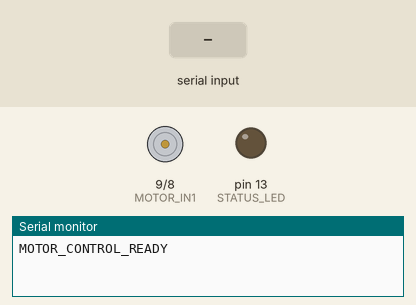
Simulated run of this sketch. Board: Arduino Uno, built with avr-gcc and run on an emulated ATmega328P. Parts: motor-driver pin pairs drawn as motors (green arrow = first pin HIGH = forward, orange = second pin HIGH = backward, longer = more drive, scaled by the enable pin), output pins drawn as LEDs (lit = HIGH), the last lines printed to the serial monitor. Inputs (shaded band) come from the test bench.

Above: at 1.8 s.
1.9 s: "M\n" received over Serial
At 4.7 s:
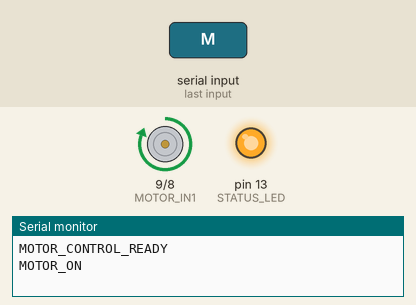
4.9 s: byte 83 ('S') received over Serial
At 6.1 s:
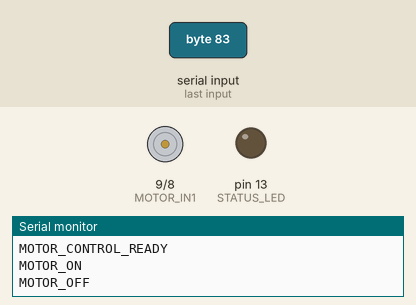
7.9 s: "1\n" received over Serial
At 8.05 s:
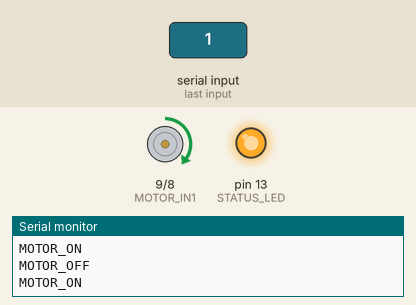
10.9 s: "S\n" received over Serial
At 11.8 s:
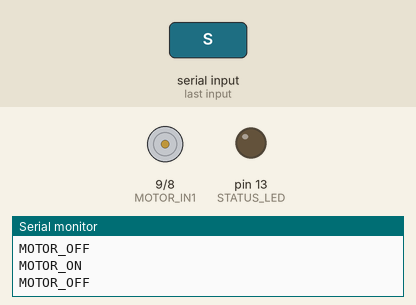
Timing chart, 0 to 13.4 s (numbered marks = the images above; inputs shaded):
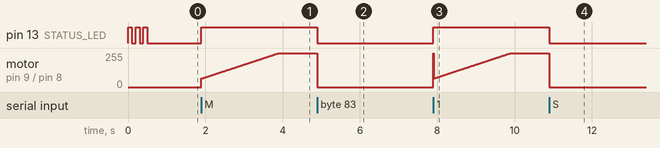

Measured:
- after the input at 1.9 s, pin 13 (STATUS_LED): LOW → HIGH at once; motor on pin 9 (MOTOR_IN1) / pin 8 (MOTOR_IN2): moves from stopped to forward 255/255 over 2.0 s, starting at once
- after the input at 4.9 s, pin 13 (STATUS_LED): HIGH → LOW at once; motor on pin 9 (MOTOR_IN1) / pin 8 (MOTOR_IN2): forward 255/255 → stopped at once
- after the input at 7.9 s, pin 13 (STATUS_LED): LOW → HIGH at once
- after the input at 10.9 s, pin 13 (STATUS_LED): HIGH → LOW at once; motor on pin 9 (MOTOR_IN1) / pin 8 (MOTOR_IN2): forward 255/255 → stopped at once

The sketch:

motor_control_increasing.ino
```cpp
/*
 * Motor Control for mmWave Recording
 *
 * This Arduino sketch controls a vibration motor via L298N driver.
 * It receives commands from the Lua script over serial:
 *   'M' or '1' = Motor ON
 *   'S' or '0' = Motor STOP
 *   '?' = Query status
 *
 * L298N Connections:
 *   - IN1 -> Arduino Pin 9 (PWM capable)
 *   - IN2 -> Arduino Pin 8
 *   - ENA -> Arduino Pin 10 (PWM capable)
 *   - GND -> Arduino GND
 */

// Pin definitions for L298N
const int MOTOR_IN1 = 9;     // Direction pin 1
const int MOTOR_IN2 = 8;     // Direction pin 2
const int MOTOR_ENA = 10;    // Enable/PWM pin

// Motor speed settings
const int START_SPEED = 64;
const int TARGET_SPEED = 255;
const unsigned long RAMP_DURATION = 2000; // 2000ms = 2 seconds

// LED for status indication
const int STATUS_LED = 13;

// Motor state
bool motorRunning = false;
bool isRamping = false;
unsigned long rampStartTime = 0;

void setup() {
  // Initialize serial communication
  Serial.begin(9600);

  // Set motor control pins as outputs
  pinMode(MOTOR_IN1, OUTPUT);
  pinMode(MOTOR_IN2, OUTPUT);
  pinMode(MOTOR_ENA, OUTPUT);
  pinMode(STATUS_LED, OUTPUT);

  // Ensure motor is OFF at startup
  stopMotor();

  // Flash LED to indicate ready
  for(int i = 0; i < 3; i++) {
    digitalWrite(STATUS_LED, HIGH);
    delay(100);
    digitalWrite(STATUS_LED, LOW);
    delay(100);
  }

  Serial.println("MOTOR_CONTROL_READY");
}

void loop() {
  if (Serial.available() > 0) {
    char command = Serial.read();

    switch(command) {
      case 'M':  // Motor ON
      case '1':
        startMotor();
        Serial.println("MOTOR_ON");
        break;

      case 'S':  // Motor STOP
      case '0':
        stopMotor();
        Serial.println("MOTOR_OFF");
        break;

      case '?':  // Query status
        if(motorRunning) {
          Serial.println("STATUS:ON");
        } else {
          Serial.println("STATUS:OFF");
        }
        break;

      case '\n':  // Ignore newlines
      case '\r':
        break;

      default:
        Serial.print("UNKNOWN:");
        Serial.println(command);
        break;
    }
  }

  // Handle Motor Speed Ramping
  if (motorRunning && isRamping) {
    unsigned long currentTime = millis();
    unsigned long elapsed = currentTime - rampStartTime;

    if (elapsed < RAMP_DURATION) {
      // Linearly increase speed from START_SPEED to TARGET_SPEED
      int currentSpeed = map(elapsed, 0, RAMP_DURATION, START_SPEED, TARGET_SPEED);
      analogWrite(MOTOR_ENA, currentSpeed);
    } else {
      // Ramp finished, maintain target speed
      analogWrite(MOTOR_ENA, TARGET_SPEED);
      isRamping = false;
    }
  }
}

void startMotor() {
  // Set direction (forward)
  digitalWrite(MOTOR_IN1, HIGH);
  digitalWrite(MOTOR_IN2, LOW);

  // Set initial speed
  analogWrite(MOTOR_ENA, START_SPEED);

  // Status LED ON
  digitalWrite(STATUS_LED, HIGH);

  motorRunning = true;

  // Initialize Ramping
  isRamping = true;
  rampStartTime = millis();
}

void stopMotor() {
  // Disable motor
  digitalWrite(MOTOR_IN1, LOW);
  digitalWrite(MOTOR_IN2, LOW);
  analogWrite(MOTOR_ENA, 0);

  // Status LED OFF
  digitalWrite(STATUS_LED, LOW);

  motorRunning = false;
  isRamping = false;
}
```
